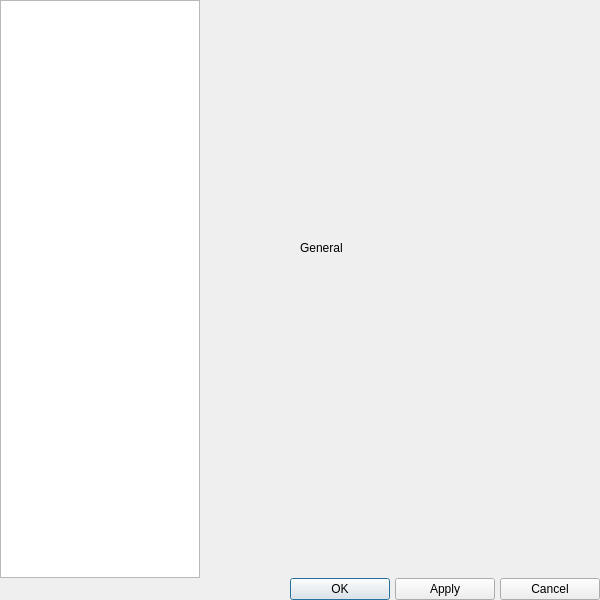
<?xml version="1.0" encoding="UTF-8"?>
<ui version="4.0">
 <class>MySettingsDialog</class>
 <widget class="QDialog" name="MySettingsDialog">
  <property name="geometry">
   <rect>
    <x>0</x>
    <y>0</y>
    <width>600</width>
    <height>600</height>
   </rect>
  </property>
  <property name="contextMenuPolicy">
   <enum>Qt::ContextMenuPolicy::NoContextMenu</enum>
  </property>
  <property name="windowTitle">
   <string>Settings</string>
  </property>
  <property name="styleSheet">
   <string notr="true">QListWidget::item {
	padding: 15px 10px;
	color: #fff;
	background: transparent;
}
QListWidget::item:selected {
	background: #ea4242;
}

</string>
  </property>
  <layout class="QVBoxLayout" name="menuLayout">
   <property name="spacing">
    <number>0</number>
   </property>
   <property name="leftMargin">
    <number>0</number>
   </property>
   <property name="topMargin">
    <number>0</number>
   </property>
   <property name="rightMargin">
    <number>0</number>
   </property>
   <property name="bottomMargin">
    <number>0</number>
   </property>
   <item>
    <layout class="QHBoxLayout" name="menuViewLayout">
     <property name="spacing">
      <number>0</number>
     </property>
     <item>
      <widget class="QListWidget" name="menuTabs">
       <property name="focusPolicy">
        <enum>Qt::FocusPolicy::ClickFocus</enum>
       </property>
       <property name="contextMenuPolicy">
        <enum>Qt::ContextMenuPolicy::NoContextMenu</enum>
       </property>
       <property name="frameShape">
        <enum>QFrame::Shape::StyledPanel</enum>
       </property>
       <property name="sizeAdjustPolicy">
        <enum>QAbstractScrollArea::SizeAdjustPolicy::AdjustIgnored</enum>
       </property>
       <property name="editTriggers">
        <set>QAbstractItemView::EditTrigger::NoEditTriggers</set>
       </property>
       <property name="showDropIndicator" stdset="0">
        <bool>false</bool>
       </property>
       <property name="uniformItemSizes">
        <bool>true</bool>
       </property>
       <property name="currentRow">
        <number>-1</number>
       </property>
       <item>
        <property name="text">
         <string>General</string>
        </property>
       </item>
       <item>
        <property name="text">
         <string>UI</string>
        </property>
       </item>
       <item>
        <property name="text">
         <string>Shortcuts</string>
        </property>
       </item>
      </widget>
     </item>
     <item>
      <widget class="QStackedWidget" name="settingsPages">
       <property name="minimumSize">
        <size>
         <width>400</width>
         <height>0</height>
        </size>
       </property>
       <property name="currentIndex">
        <number>0</number>
       </property>
       <widget class="QWidget" name="pageGeneral">
        <widget class="QLabel" name="label">
         <property name="geometry">
          <rect>
           <x>100</x>
           <y>240</y>
           <width>49</width>
           <height>16</height>
          </rect>
         </property>
         <property name="text">
          <string>General</string>
         </property>
        </widget>
       </widget>
       <widget class="QWidget" name="pageUI">
        <widget class="QLabel" name="label_2">
         <property name="geometry">
          <rect>
           <x>80</x>
           <y>330</y>
           <width>49</width>
           <height>16</height>
          </rect>
         </property>
         <property name="text">
          <string>UI</string>
         </property>
        </widget>
       </widget>
       <widget class="QWidget" name="pageShortcuts">
        <widget class="QLabel" name="label_3">
         <property name="geometry">
          <rect>
           <x>80</x>
           <y>290</y>
           <width>49</width>
           <height>16</height>
          </rect>
         </property>
         <property name="text">
          <string>Shortcuts</string>
         </property>
        </widget>
       </widget>
      </widget>
     </item>
    </layout>
   </item>
   <item>
    <layout class="QHBoxLayout" name="bottomButtonsLayout">
     <property name="spacing">
      <number>5</number>
     </property>
     <item>
      <spacer name="horizontalSpacer">
       <property name="orientation">
        <enum>Qt::Orientation::Horizontal</enum>
       </property>
       <property name="sizeHint" stdset="0">
        <size>
         <width>20</width>
         <height>20</height>
        </size>
       </property>
      </spacer>
     </item>
     <item>
      <widget class="QPushButton" name="okButton">
       <property name="minimumSize">
        <size>
         <width>100</width>
         <height>0</height>
        </size>
       </property>
       <property name="text">
        <string>OK</string>
       </property>
      </widget>
     </item>
     <item>
      <widget class="QPushButton" name="saveButton">
       <property name="minimumSize">
        <size>
         <width>100</width>
         <height>0</height>
        </size>
       </property>
       <property name="text">
        <string>Apply</string>
       </property>
      </widget>
     </item>
     <item>
      <widget class="QPushButton" name="cancelButton">
       <property name="minimumSize">
        <size>
         <width>100</width>
         <height>0</height>
        </size>
       </property>
       <property name="text">
        <string>Cancel</string>
       </property>
      </widget>
     </item>
    </layout>
   </item>
  </layout>
 </widget>
 <resources/>
 <connections/>
</ui>
